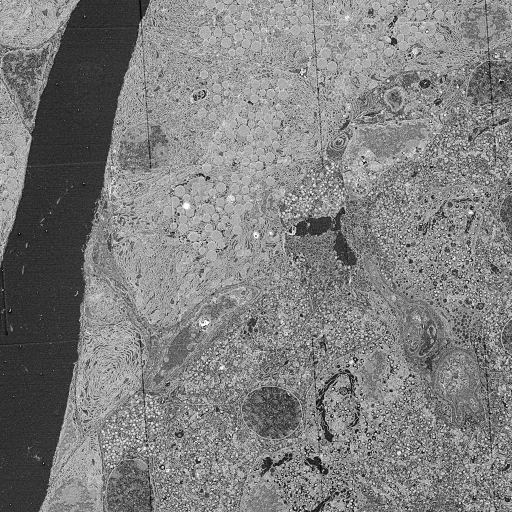
#> input picture data_tensor/EM/1_1_3.png, 1024 x 1024 px (shown at 1/2 size); its folder holds 4 pictures in this run
$ python data_augments.py
#> lines starting #> are read from the running program, lines starting #| are printed output that depends on the picture
# import tensorflow as tf
import os
import numpy as np
import cv2
import getEnvelope
import re
import glob


def cv2_imread(file_path):
    cv_img = cv2.imdecode(np.fromfile(file_path, dtype=np.uint8), -1)
#> cv_img is the input picture: shape (1024, 1024); min 0, max 255, mean 126.8
    return cv_img


# This file creates a list of files in a path.
# [5 lines left out: function get_file_list, not called in this run]


def gen_input_from_mask(data_path, predicted=False, only_EM=False, adjust_test=False, generated='', dataset='RL012', normalize=False):
    file_list = os.listdir(data_path + ('Train_set{}\\Train_masks\\1\\'.format(generated), 'Test_set\\Test_masks\\1\\'.format(generated))[adjust_test])
    export_path = data_path + ('Train_set{}\\Train_data\\1\\'.format(generated), 'Test_set{}\\Test_data\\1\\'.format(generated))[adjust_test]

    for img_string in file_list:
        EM_path = data_path + '{}\\EM\\Collected\\{}'.format(dataset, img_string)
        if not only_EM:
            HO_path = data_path + ('{}\\Hoechst\\Collected\\{}'.format(dataset, img_string))


        EM_img = cv2_imread(EM_path)
        if not only_EM:
            HO_img = cv2_imread(HO_path)
            if normalize:
                HO_img = cv2.normalize(HO_img, None, 255, 0, cv2.NORM_INF)
            TR_img = np.dstack((EM_img, HO_img, np.zeros((1024,1024))))
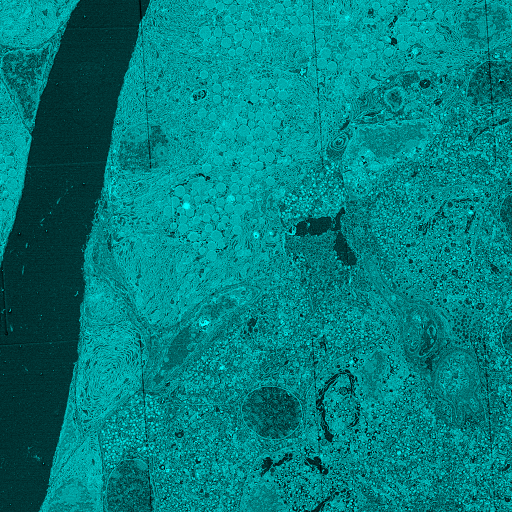
#> TR_img: shape (1024, 1024, 3) float64 (shown at 1/2 size); mean of channels 0, 1, 2 126.8, 126.8, 0; drawn as B, G, R
        else:
            TR_img = EM_img
        cv2.imwrite(
            export_path + img_string,
            TR_img)
    return True


# [111 lines left out: functions gen_input_from_img_coords, gen_zoomed_training_data, not called in this run]


if __name__ == '__main__':
    gen_input_from_mask('X:\\BEP_data\\', only_EM=False, adjust_test=False, generated='', dataset='RL010', normalize=True)

$ run again, on data_tensor/EM/2_1_3.png
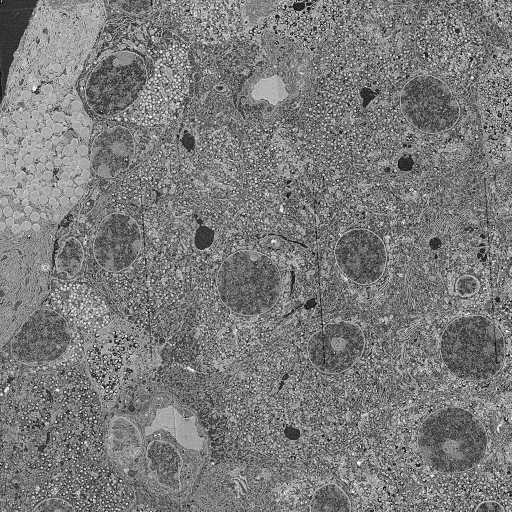
#> input picture data_tensor/EM/2_1_3.png, 1024 x 1024 px (shown at 1/2 size)
#> in cv2_imread, cv_img is the input picture: shape (1024, 1024); min 0, max 255, mean 122.6
#> in gen_input_from_mask, `TR_img = np.dstack((EM_img, HO_img, np.zeros((1024,1024))))`:
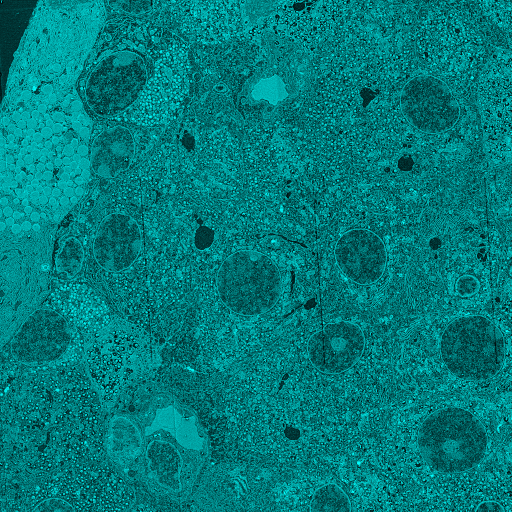
#> TR_img: shape (1024, 1024, 3) float64 (shown at 1/2 size); mean of channels 0, 1, 2 122.6, 122.6, 0; drawn as B, G, R

$ run again, on data_tensor/EM/2_2_3.png
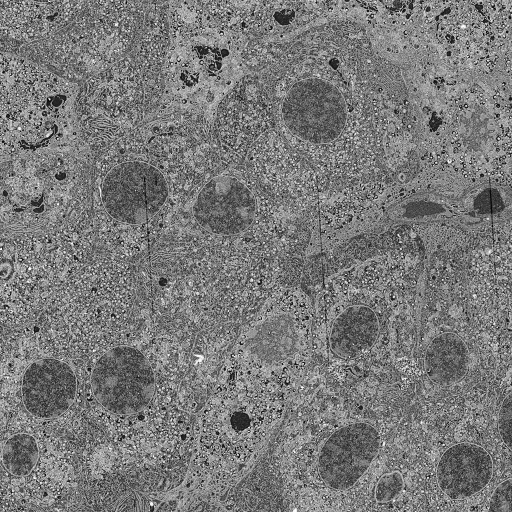
#> input picture data_tensor/EM/2_2_3.png, 1024 x 1024 px (shown at 1/2 size)
#> in cv2_imread, cv_img is the input picture: shape (1024, 1024); min 0, max 255, mean 121.3
#> in gen_input_from_mask, `TR_img = np.dstack((EM_img, HO_img, np.zeros((1024,1024))))`:
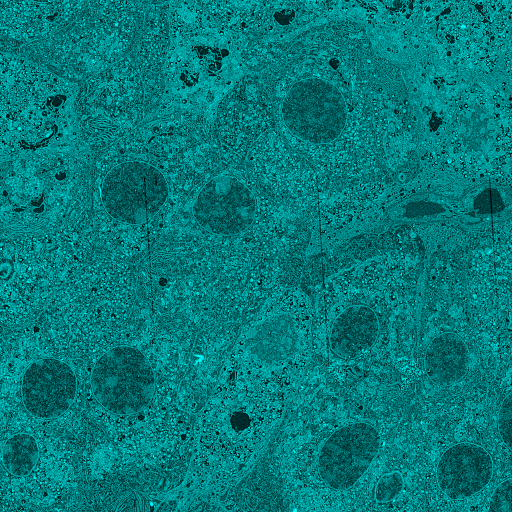
#> TR_img: shape (1024, 1024, 3) float64 (shown at 1/2 size); mean of channels 0, 1, 2 121.3, 121.3, 0; drawn as B, G, R

$ run again, on data_tensor/EM/2_3_3.png
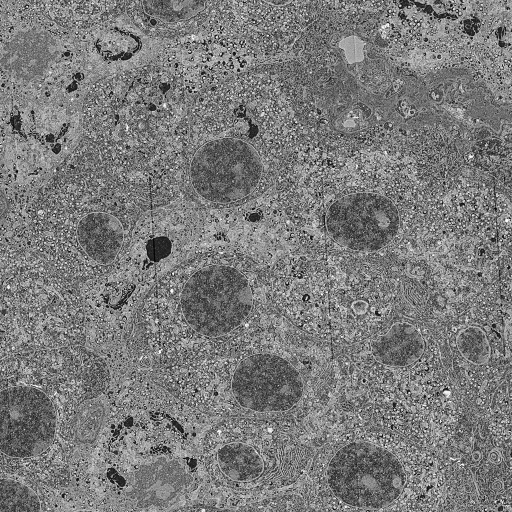
#> input picture data_tensor/EM/2_3_3.png, 1024 x 1024 px (shown at 1/2 size)
#> in cv2_imread, cv_img is the input picture: shape (1024, 1024); min 0, max 255, mean 122.4
#> in gen_input_from_mask, `TR_img = np.dstack((EM_img, HO_img, np.zeros((1024,1024))))`:
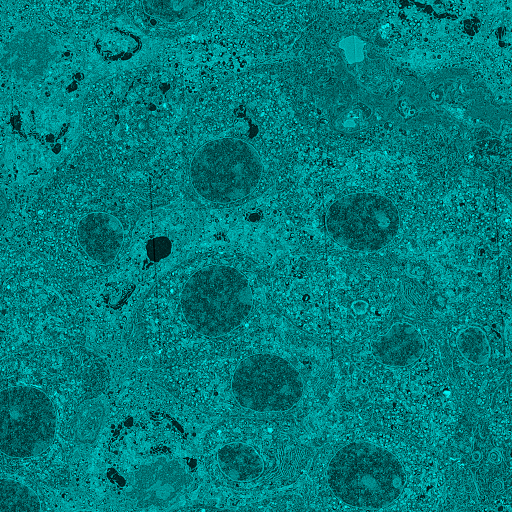
#> TR_img: shape (1024, 1024, 3) float64 (shown at 1/2 size); mean of channels 0, 1, 2 122.4, 122.4, 0; drawn as B, G, R
